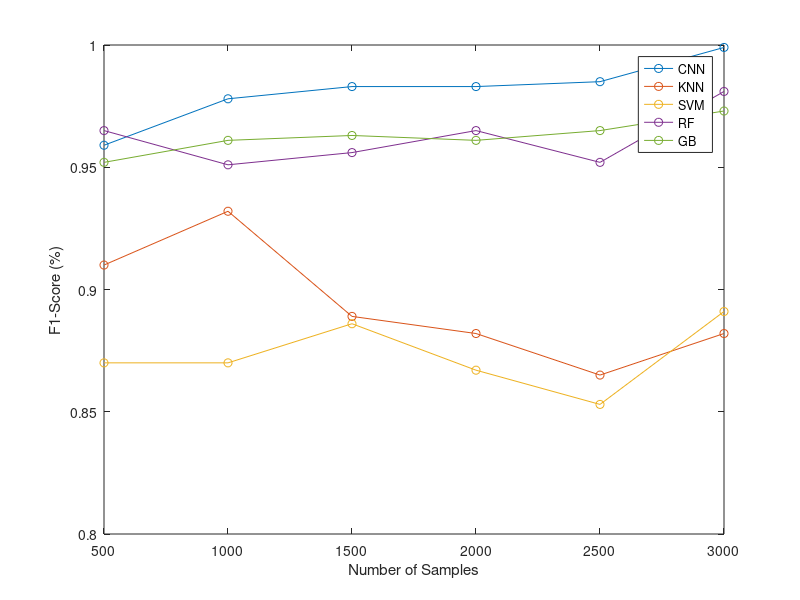

Reproduce this figure in MATLAB.
clc;clear all;
samples=[3000
2500
2000
1500
1000
500
];

f1_cnn=[0.999
0.985
0.983
0.983
0.978
0.959
];

f1_svm=[0.891
0.853
0.867
0.886
0.87
0.87
];

f1_knn=[0.882
0.865
0.882
0.889
0.932
0.91
];

f1_rf=[0.981
0.952
0.965
0.956
0.951
0.965
];

f1_gb=[0.973
0.965
0.961
0.963
0.961
0.952
];
figure(2);
plot(samples,f1_cnn,'-o');hold on;
plot(samples,f1_knn,'-o');
plot(samples,f1_svm,'-o');
plot(samples,f1_rf,'-o');
plot(samples,f1_gb,'-o');
xlabel('Number of Samples');
ylabel('F1-Score (%)');
legend('CNN','KNN','SVM','RF','GB');









